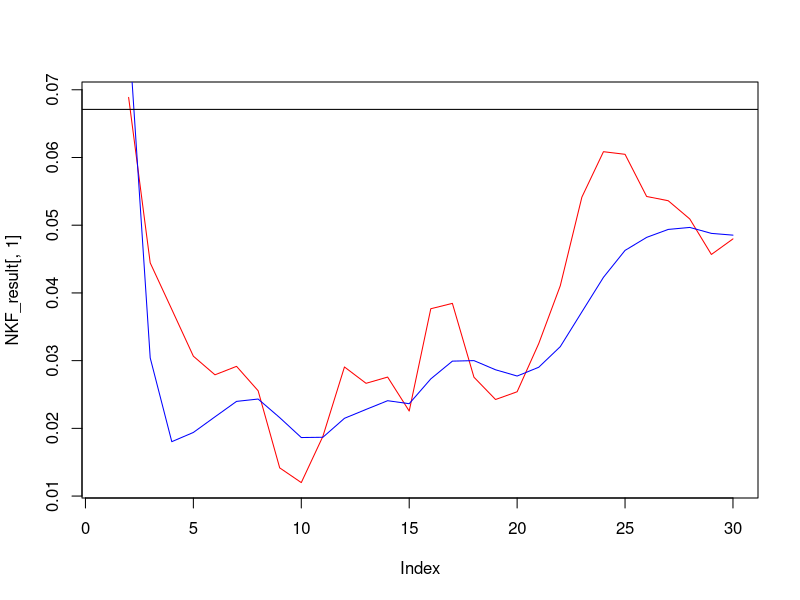
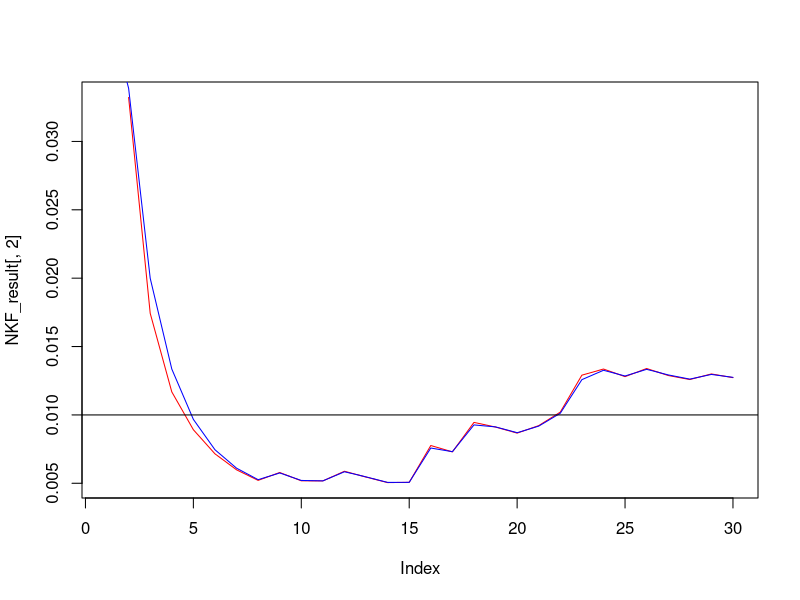

These figures' R source, in order: (Note: this script raises an error after producing the figures.)
setwd("C:/Users/Arche/graduate/study/project/kalman")
library(ggplot2)
library(reshape)
#####################################################################################
#                             Doing nothing 
#
#####################################################################################

#generate return matrix
Generate_return <- function(duration=30,mu=0.04,sig=0.1,n_sim=1000){
  set.seed(1000)
  Z <- matrix(data = rnorm(n_sim * duration),nrow = duration,ncol = n_sim)
  rset <- exp(mu - 0.5 * sig^2) * exp(sig)^(Z)
  return(rset)
}


#generate path matrix with input return matrix
Generate_path <- function(return_mat=return1,initial_price=500){
  inner_func <- function(return_vec,S0){
    l <- length(return_vec)
    St <- rep(S0,l+1)
    for (i in 1:l) {
      St[i+1] <- prod(S0,return_vec[1:i])
    }
    return(St)
    
  }
  
  path_mat <- apply(return_mat,2,inner_func,S0=initial_price)
  return(path_mat)
}

#generate plot with a x rows matrix.
Generate_plot <- function(mat,start_y,end_y,colo="#619CFF"){
  mat <- cbind(seq(start_y,end_y),mat)
  reshaped_df <- melt(data.frame(mat),id.vars=1)
  p <- ggplot(reshaped_df,aes(x=X1,y=value,group=variable))+
    geom_line(size=0.2, alpha=0.1,col=colo)
  return(p)
}

# funciton to calculate d0 with retern
myfun <- function(r_vec,initial_asset,I,EndTime=30){
  I[1] <- 1
  x <- prod(initial_asset,r_vec[1:EndTime])
  a <- rep(0,EndTime)
  for (k in 1:EndTime) {
    a[k] <- prod(r_vec[k:EndTime],I[1:k])
  }
  y <- sum(a)
  d0 <- x/y
  return(d0)
}
#####################################################################################
#                             Kalman
#
#####################################################################################
KF <- function(mu0,sigma0,P,Q,dt=1,real_return,R_coeff=c(0,0)){
  
  F0 <- diag(2)
  x <- matrix(c(mu0,sigma0^2),2,1)
  P0 <- P
  n <- length(real_return)
  it <- log(real_return)
  result <- matrix(0,n,2)
  for (i in 1:n) {
    mean_it <- mean(it[1:i])
    var_it <- var(it[1:i])
    var_it[is.na(var_it)] <- 1000
    z <- matrix(c(mean_it,var_it),2,1)
    R <- matrix(c(var_it/i*R_coeff[1],0,0,2*var_it^2/i),2,2)
    
    H <- matrix(c(dt,0,-0.5*dt,dt),2,2)
    x_pred <- F0%*%x
    P_pred <- F0%*%P0%*%t(F0)+Q
    y <- z-H%*%x_pred
    S <- H%*%P_pred%*%t(H)+R
    K <- P_pred%*%t(H)%*%solve(S)
    x <- x_pred+K%*%y
    P0 <- (diag(2)-H%*%K)%*%P_pred
    result[i,] <- x
  }
  return(result)
  
}


NKF <- function(real_return=actural_return){
  result <- matrix(0,length(real_return),2)
  for (i in 1:length(real_return)) {
    result[i,] <-  c((mean(log(real_return[1:i])))+0.5*var(log(real_return[1:i])),var(log(real_return[1:i])))
    
  }
  return(result)

}

#####################################################################################
#                             Kalman and mean
#
#####################################################################################
return1 <- Generate_return(duration = 30)
actural_return <- return1[,50]
KF_result <- KF(mu0 = 0.08,sigma0 = 0.2,P=matrix(c(0.5,0,0,0.01),2,2),Q=matrix(c(0.01,0,0,0.0001),2,2),dt=1,real_return=actural_return,
             R_coeff = c(300,3000))
NKF_result <- NKF(actural_return)
#####################################################################################
#                             plotting
#
#####################################################################################
plot(NKF_result[,1],type = "l",col="red")
lines(KF_result[,1],col="Blue")
abline(h=0.0671)

plot(NKF_result[,2],type = "l",col="red")
lines(KF_result[,2],col="Blue")
abline(h=0.01)
#####################################################################################
#                             calculate d0
#
#####################################################################################
#
calculate_d0_NR <-  function(n_year,quantile=0.05,S0,real_return,d0_vec){
  n <- quantile*length(d0_vec)
  d0_optimal <- sort(d0_vec)[n]
  d0_result <- rep(d0_optimal,n_year)
  remaining_result <- rep(S0,n_year)
  for (i in 1:n_year) {
    S0 <- (S0-d0_optimal)*real_return[i] 
    remaining_result[i] <- S0
  }
  return(list("Withdrwal"=d0_result,"Remaining_value"=remaining_result))
}
  

#----------------------------------------------------------------------------------------------------
calculate_d0_Naive <- function(n_year,quantile=0.05,S0,real_return,mu,sig){
  d0_result <- rep(0,n_year)
  remaining_result <- rep(0,n_year)
  mu0 <- mu
  sig0 <- sig
  for (i in 1:n_year) {
    remaining_year <- n_year+1-i
    return <- Generate_return(duration = remaining_year,mu = mu0,sig = sig0)
    d0 <- apply(X=return,2,FUN = myfun,initial_asset=S0,I=rep(1,remaining_year),EndTime=remaining_year)
    n <- quantile*length(d0)
    d0_optimal <- sort(d0)[n]
    S0 <- (S0-d0_optimal)*real_return[i]
    d0_result[i] <- d0_optimal
    remaining_result[i] <- S0
  }
  return(list("Withdrwal"=d0_result,"Remaining_value"=remaining_result))
}



#----------------------------------------------------------------------------------------------------
calculate_d0_KF <- function(n_year,quantile=0.05,S0,real_return,KF_output){
  d0_result <- rep(0,n_year)
  remaining_result <- rep(0,n_year)
  for (i in 1:n_year) {
    remaining_year <- n_year+1-i
    mu0 <- KF_output[i,1]
    sig0 <- KF_output[i,2]
    return <- Generate_return(duration = remaining_year,mu = mu0,sig = sig0)
    d0 <- apply(X=return,2,FUN = myfun,initial_asset=S0,I=rep(1,remaining_year),EndTime=remaining_year)
    n <- quantile*length(d0)
    d0_optimal <- sort(d0)[n]
    S0 <- (S0-d0_optimal)*real_return[i]
    d0_result[i] <- d0_optimal
    remaining_result[i] <- S0
  }
  return(list("Withdrwal"=d0_result,"Remaining_value"=remaining_result))
}






plot(optimal_nkf$Withdrwal,type = "l",col="red")
lines(optimal_kf$Withdrwal,col="blue")


plot(optimal_nkf$Remaining_value,type = "l",col="red")
lines(optimal_kf$Remaining_value,col="blue")

#####################################################################################
#                             Reporting
#
#####################################################################################
#Method 1
return1 <- Generate_return(duration = 30,mu = 0.04,sig = 0.1,n_sim=1000)
return2 <- Generate_return(duration = 30,mu = 0.08,sig = 0.1,n_sim=1000)
return3 <- Generate_return(duration = 30,mu = 0.015,sig = 0.1,n_sim=1000)

path1 <- Generate_path(return1)
path2 <- Generate_path(return2)
path3 <- Generate_path(return3)


Generate_plot(path1,2000,2030,colo = "#619CFF")+labs(title = "mu=0.04")+theme(plot.title=element_text(hjust = 0.5))
Generate_plot(path2,2000,2030,colo = "#00BA38")+labs(title = "mu=0.08")+theme(plot.title=element_text(hjust = 0.5))
Generate_plot(path3,2000,2030,colo = "#F8766D")+labs(title = "mu=0.0015")+theme(plot.title=element_text(hjust = 0.5))



d0_1 <- apply(X=return1,2,FUN = myfun,initial_asset=500,I=rep(1,30),EndTime=30)
d0_2 <- apply(X=return2,2,FUN = myfun,initial_asset=500,I=rep(1,30),EndTime=30)
d0_3 <- apply(X=return3,2,FUN = myfun,initial_asset=500,I=rep(1,30),EndTime=30)
optimal_NR <- calculate_d0_NR(n_year = 30,quantile=0.05,S0 = 500,real_return =actural_return,d0_vec = d0)

##########  Changing ONLY d0_vec to get ruin probability
mylist <- apply(return1,2,FUN = calculate_d0_NR,n_year = 30,quantile=0.05,S0 = 500,d0_vec = d0_3)
a <- rep(0,1000)
for (i in 1:1000) {
  a[i] <- mylist[[i]]$Remaining_value[30]<=0
}
sum(a)/1000
mylist[[1]]$Withdrwal
rm(mylist)
rm(a)
#########
qplot(d0_1,fill = I("#619CFF"))+labs(title = "mu=0.04")+theme(plot.title=element_text(hjust = 0.5))
qplot(d0_2,fill = I("#00BA38"))+labs(title = "mu=0.08")+theme(plot.title=element_text(hjust = 0.5))
qplot(d0_3,fill = I("#F8766D"))+labs(title = "mu=0.0015")+theme(plot.title=element_text(hjust = 0.5))


#Method 2
actural_return <- return2[,which(order(apply(return2, 2,sum))==500)]
KF_result <- KF(mu0 = 0.05,sigma0 = 0.2,P=matrix(c(0.5,0,0,0.01),2,2),Q=matrix(c(0.01,0,0,0.0001),2,2),
                dt=1,real_return=actural_return,R_coeff = c(300,3000))
optimal_kf <- calculate_d0_KF(30,S0=500,real_return = actural_return,KF_output = KF_result)
mean(optimal_kf$Withdrwal)
qplot(x=1:30,y=KF_result[,1],geom = "line",size=I(1.5))+
  geom_hline(yintercept = 0.015,col="red",linetype="dashed",size=1.5)+
  labs(title = "updated mu")

qplot(x=1:30,y=KF_result[,2],geom = "line",size=I(1.5))+
  geom_hline(yintercept = 0.01,col="red",linetype="dashed",size=1.5)+
  labs(title = "updated sigma^2")

#Method 3
actural_return <- return2[,which(order(apply(return2, 2,sum))==500)]
optimal_naive <- calculate_d0_Naive(30,S0=500,real_return = actural_return,mu = 0.04,sig = 0.1)
mean(optimal_naive$Withdrwal)
qplot(x=1:30,y=optimal_kf$Remaining_value,geom = "line",size=I(1.5))+
  geom_line(y=optimal_naive$Remaining_value,col="red",linetype="dashed",size=1.5)+
  labs(title = "actural mu = 0.08")
